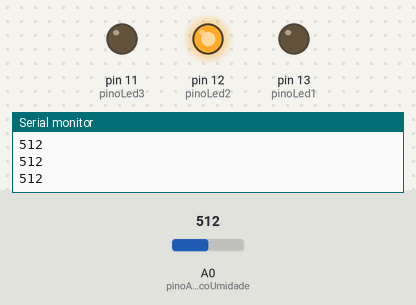
A sketch run on a simulated Arduino Uno, built with avr-gcc and run on an emulated ATmega328P. Shown: output pins drawn as LEDs (lit = HIGH), the last lines printed to the serial monitor. The inputs (shaded band) are chosen by the test bench; at power-on: A0 (pinoAnalogicoUmidade) = 512.

Above: at 1.2 s.
1.3 s: A0 (pinoAnalogicoUmidade) set to 592
2.8 s: A0 (pinoAnalogicoUmidade) set to 608
At 3.3 s:
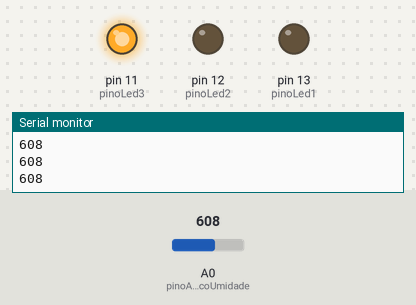
4.3 s: A0 (pinoAnalogicoUmidade) set to 290
At 5.5 s:
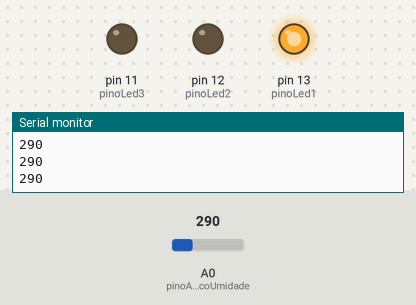
5.8 s: A0 (pinoAnalogicoUmidade) set to 310
At 6.8 s:
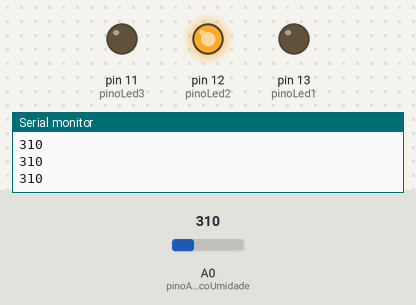
7.3 s: A0 (pinoAnalogicoUmidade) set to 122
At 7.9 s:
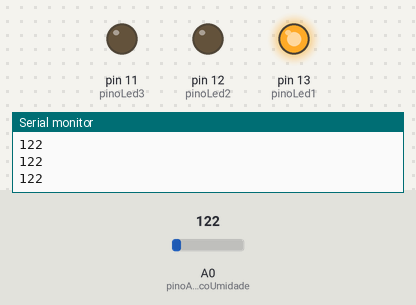
Timing chart, 0 to 9.8 s (numbered marks = the images above; inputs shaded):
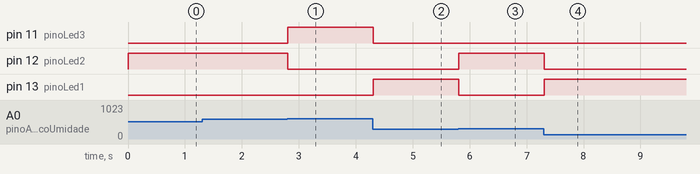

Measured:
- the behaviour switches between 599 and 600 on A0 (pinoAnalogicoUmidade) (found by bisection; images 0 and 1)
- the behaviour switches between 300 and 301 on A0 (pinoAnalogicoUmidade) (found by bisection; images 2 and 3)
- after the input at 2.8 s, pin 11 (pinoLed3): LOW → HIGH at once; pin 12 (pinoLed2): HIGH → LOW at once
- after the input at 4.3 s, pin 11 (pinoLed3): HIGH → LOW at once; pin 13 (pinoLed1): LOW → HIGH at once
- after the input at 5.8 s, pin 12 (pinoLed2): LOW → HIGH at once; pin 13 (pinoLed1): HIGH → LOW at once
- after the input at 7.3 s, pin 12 (pinoLed2): HIGH → LOW at once; pin 13 (pinoLed1): LOW → HIGH at once

The sketch:

ex_pino_analogico.ino
```cpp
int pinoAnalogicoUmidade = A0;

int leituraPinoAnalogico = 0;

int pinoLed1 = 13;
int pinoLed2 = 12;
int pinoLed3 = 11;

void setup() {
  // não precisa declarar pinMode  para entrada analógica!!

  Serial.begin(9600);
  pinMode(pinoLed1, OUTPUT);
  pinMode(pinoLed2, OUTPUT);
  pinMode(pinoLed3, OUTPUT);
}

void loop() {

  leituraPinoAnalogico = analogRead(pinoAnalogicoUmidade);
  Serial.println(leituraPinoAnalogico);
  // solo seco
  if (leituraPinoAnalogico <= 300) {
    digitalWrite(pinoLed1, HIGH);
  } else {
    digitalWrite(pinoLed1, LOW);
  }

  // solo umido
  if ( (leituraPinoAnalogico > 300) &&  (leituraPinoAnalogico < 600)  ) {
    digitalWrite(pinoLed2, HIGH);
  } else {
    digitalWrite(pinoLed2, LOW);
  }

  // solo encharcado
  if ( leituraPinoAnalogico >= 600) {
    digitalWrite(pinoLed3, HIGH);
  } else {
    digitalWrite(pinoLed3, LOW);
  }

  switch (leituraPinoAnalogico){
      case 600:

      break;

      case 700:

      break;

      default:
      break;
  }

}
```
